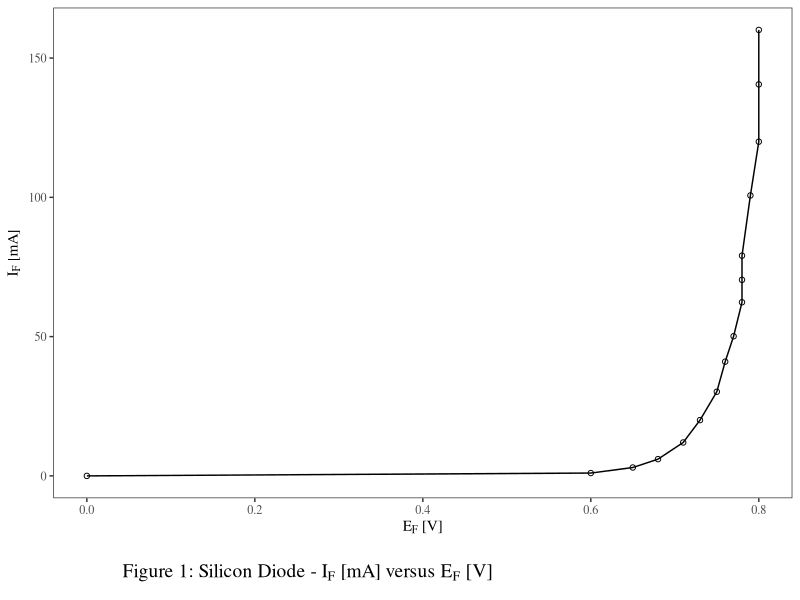
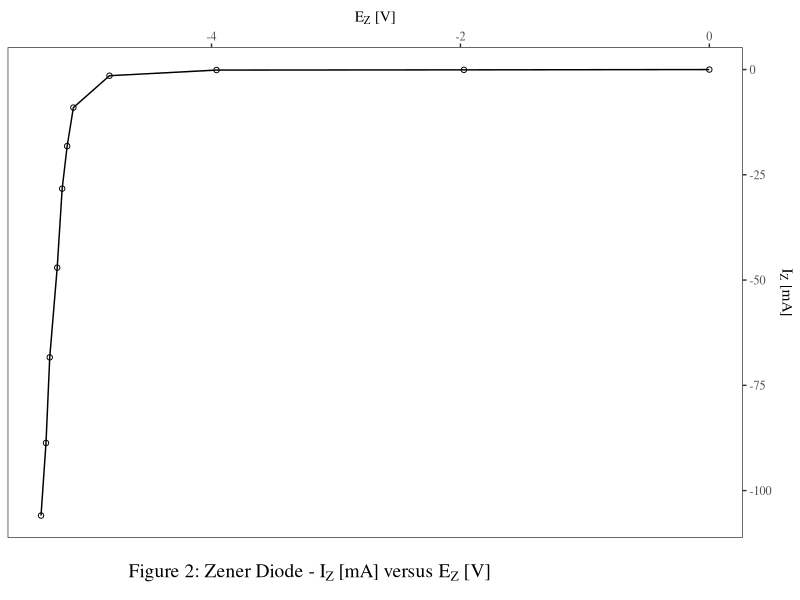

These figures' R source, in order:
library(ggplot2)
library(gridExtra)
library(grid)

E_measured <- c(
  0.0,
  0.102,
  0.301,
  0.602,
  1.201,
  2.004,
  3.024,
  4.105,
  5.018,
  6.240,
  7.045,
  7.914,
  10.078,
  12.010,
  14.070,
  16.027
)

R_measured <- 100.1

I_F <- E_measured / R_measured * 1000 # ma

E_F <- c(
  0.0,
  0.6,
  0.65,
  0.68,
  0.71,
  0.73,
  0.75,
  0.76,
  0.77,
  0.78,
  0.78,
  0.78,
  0.79,
  0.80,
  0.80,
  0.80
)

data <- data.frame(E_F = E_F, I_F = I_F)

p1 <- ggplot(data, aes(x = E_F, y = I_F)) +
  geom_point(shape = 21, fill = "white") +
  geom_line() +
  xlab(expression(E[F] ~ "[V]")) +
  ylab(expression(I[F] ~ "[mA]")) +
  theme_bw(base_family = "serif") +
  theme(
    text = element_text(family = "serif"),
    panel.grid.major = element_blank(),
    panel.grid.minor = element_blank()
  )

title <- textGrob(
  expression("Figure 1: Silicon Diode -" ~ I[F] ~ "[mA] versus" ~ E[F] ~ "[V]"),
  gp = gpar(fontsize = 14, fontfamily = "serif"),
  hjust = 0.75
)

p1_out <- grid.arrange(p1, title, ncol = 1, heights = c(10, 1))

E_R <- -1*c(
  0,
  0.007,
  0.012,
  0.146,
  0.904,
  1.820,
  2.831,
  4.709,
  6.842,
  8.877,
  10.603
)

I_Z <- E_R / R_measured * 1000

E_Z <- -1*c(
  0,
  1.972,
  3.96,
  4.82,
  5.11,
  5.16,
  5.20,
  5.24,
  5.30,
  5.33,
  5.37
)

data2 <- data.frame(E_Z = E_Z, I_Z = I_Z)

p2 <- ggplot(data2, aes(x = E_Z, y = I_Z)) +
  geom_point(shape = 21, fill = "white") +
  geom_line() +
  xlab(expression(E[Z] ~ "[V]")) +
  ylab(expression(I[Z] ~ "[mA]")) +
  theme_bw(base_family = "serif") +
  theme(
    text = element_text(family = "serif"),
    panel.grid.major = element_blank(),
    panel.grid.minor = element_blank()
  ) +
  scale_x_continuous(position = "top") +
  scale_y_continuous(position = "right")

title2 <- textGrob(
  expression("Figure 2: Zener Diode -" ~ I[Z] ~ "[mA] versus" ~ E[Z] ~ "[V]"),
  gp = gpar(fontsize = 14, fontfamily = "serif"),
  hjust = 0.75
)

p2_out <- grid.arrange(p2, title2, ncol = 1, heights = c(10, 1))

ggsave(filename = "I_F vs E_F plot.png", plot = p1_out, width = 6, height = 10)
ggsave(filename = "I_Z vs E_Z plot.png", plot = p2_out, width = 6, height = 10)
